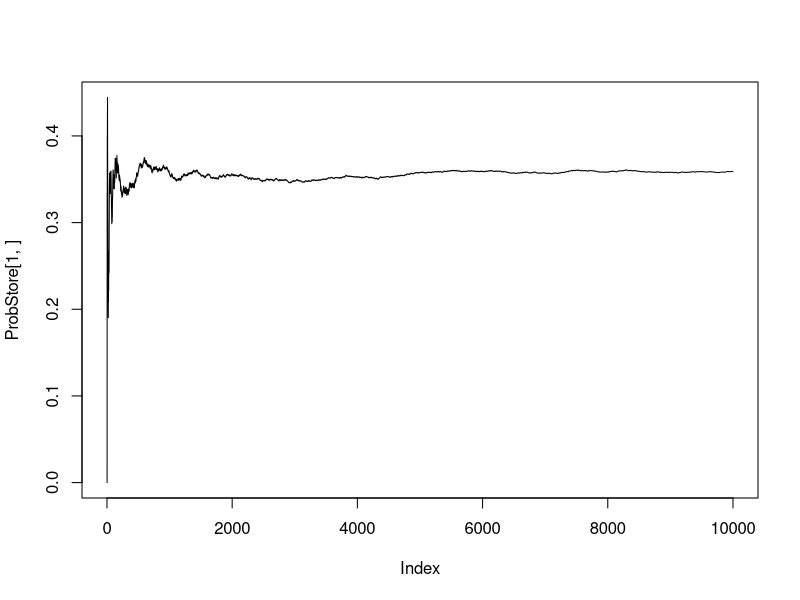
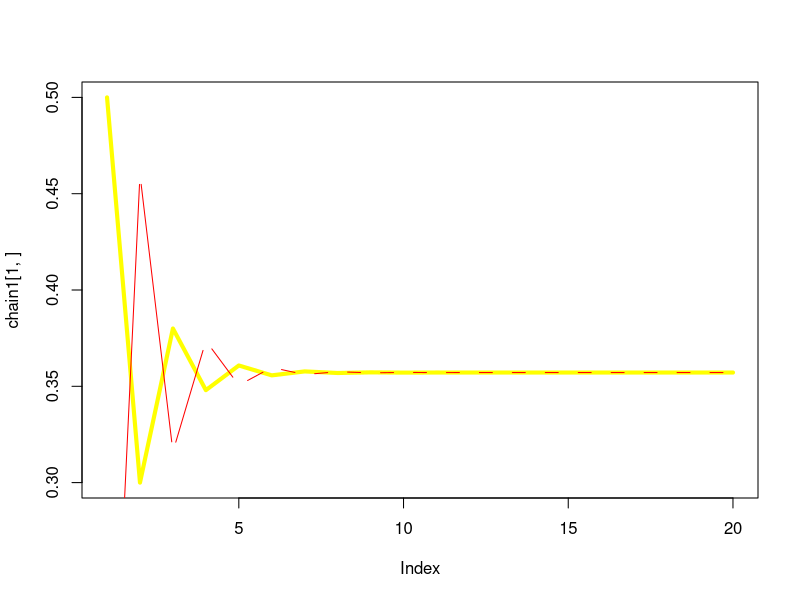

Reproduce these figures in R, in order.
# Define transition probabilities
p11 <- 0.1
p12 <- 1-p11

p21 <- 0.5
p22 <- 1-p21

# Starting value for state (result should be independent)
S <- "b"
# Number ahead forecast (enough to stabilize)
nahead <- 20
# How often should this be done
nsave <- 10000
Sstore <- matrix(NA, nsave)
ProbStore <- matrix(NA, 2, nsave)
for (i in 1:nsave){
    S <- "b"
    for(j in 1:nahead){
        if (S == "b"){
        S <- sample(c("a", "b"), size = 1, prob = c(p21, p22))
        }else if (S == "a"){
        S <- sample(c("a", "b"), size = 1, prob = c(p11, p12))
        }
        }
    Sstore[i, ] <- S
    ProbStore[1, i] <- sum(Sstore=="a", na.rm = TRUE)/i
    ProbStore[2, i] <- sum(Sstore=="b", na.rm = TRUE)/i}

plot(ProbStore[1,],type = "l")
lines(ProbStore[2,],type = "l", col = "red")

# Final Probability with 500 burn-in
Sstore <- Sstore[500:nsave,]
sum(Sstore=="a")/(nsave-500)
sum(Sstore=="b")/(nsave-500)

# Theoretical results with transition matrix Gamma
Gamma <- matrix(c(p11, p12, p21, p22), nrow = 2, byrow = TRUE)

# Testing for independence of starting point
library(expm)
start1 <- matrix(c(0, 1), nrow = 1)
start2 <- matrix(c(1, 0), nrow = 1)
chain1 <- sapply(1:20,function(t) start1 %*% (Gamma%^%t))
chain2 <- sapply(1:20,function(t) start2 %*% (Gamma%^%t))

plot(chain1[1,], type = "l", lwd = 4, col = "yellow")
lines(chain2[1,], col = "red", type = "c")

round(chain1, 6) == round(chain2, 6)
